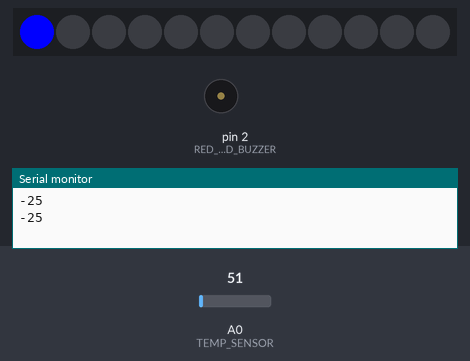
Recording of a sketch running on a simulated Arduino Uno, built with avr-gcc and run on an emulated ATmega328P. On the bench: 12 RGB LEDs in strip order, left to right, buzzer (waves = sounding, pin HIGH), the last lines printed to the serial monitor. Inputs (shaded band) come from the test bench; at power-on: A0 (TEMP_SENSOR) = 51.

Above: at 1.8 s.
1.9 s: A0 (TEMP_SENSOR) set to 25
3.4 s: A0 (TEMP_SENSOR) set to 21
At 4.7 s:
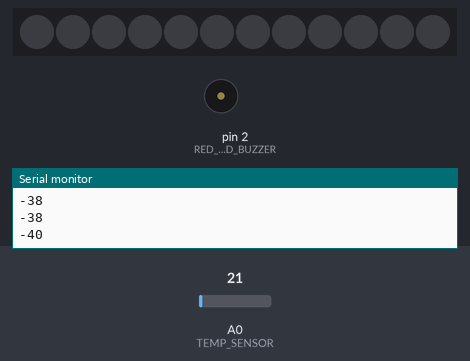
5.5 s: A0 (TEMP_SENSOR) set to 61
At 6.8 s:
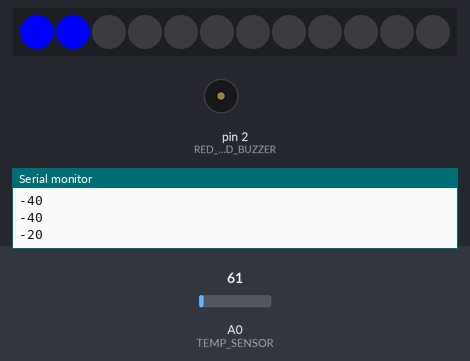
7.5 s: A0 (TEMP_SENSOR) set to 15
At 8.9 s:
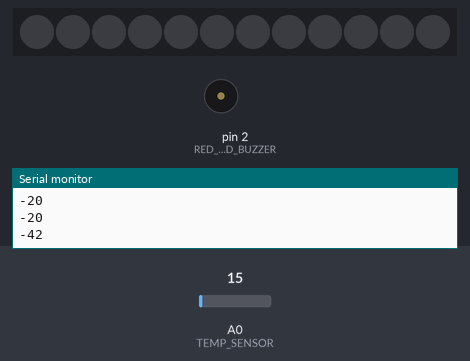
9.5 s: A0 (TEMP_SENSOR) set to 30
At 11.0 s:
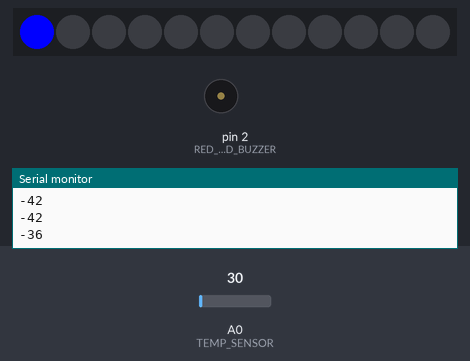
Timing chart, 0 to 12.5 s (numbered marks = the images above; inputs shaded):
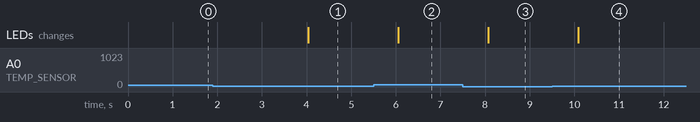

Measured:
- the behaviour switches between 23 and 22 on A0 (TEMP_SENSOR) (found by bisection; images 0 and 1)
- after the input at 3.4 s, the LEDs: change after 0.64 s (image 1)
- after the input at 5.5 s, the LEDs: change after 0.56 s (image 2)
- after the input at 7.5 s, the LEDs: change after 0.57 s (image 3)
- after the input at 9.5 s, the LEDs: change after 0.59 s (image 4)

The sketch:

e3.ino
```cpp
// (C) Henrik Lagrosen, János Litkei, Shiyao Xin; Group 35 (2024)
// Work package 4
// Exercise 3
// Submission code: 892561

/* ----------------------------- Include section ---------------------------- */

#include <Adafruit_NeoPixel.h> // include the Adafruit Neopixel library

/* ----------------------------- Define section ----------------------------- */

#define TEMP_SENSOR    A0            // define the pin of the temperature sensor
#define NEO_PIN        6             // define the pin of the Neopixels ring
#define NUMPIXELS      12            // define the number of pixels of the Neopixels ring
#define RED_LED_BUZZER 2             // define the pin of the red led and the buzzer
#define RING_COL       (0, 0, 255)   // define the color

/* -------------------------- Main program section -------------------------- */

// define an NeoPixel object
Adafruit_NeoPixel pixels(NUMPIXELS, NEO_PIN, NEO_GRB + NEO_KHZ800);

// define the setup function which runs once
void setup() {
    pinMode(RED_LED_BUZZER, OUTPUT);   // configure RED_LED_BUZZER as OUTPUT
    pixels.begin();                    // initialize the Neopixel pixels object
    pixels.show();                     // turn off all pixels
    Serial.begin(9600);                // start the serial communication
}

// define the loop function which runs repeatedly
void loop() {
    readTemp();    // read the temperature periodically
    delay(1000);   // Wait for 1000 millisecond(s)
}

// This function reads the temperature periiodically
void readTemp() {
    double value = analogRead(TEMP_SENSOR);     // retrieve the value from the temperature sensor
    int temp = map(value, 20, 358, -40, 125);   // map the retrieved value to the farenheit degree
    Serial.println(temp);                       // print out the temperature in the serial monitor
    lightLeds(temp);                     // light up the number of leds based on the temperature
    digitalWrite(RED_LED_BUZZER, LOW);   // turn off the red led
    if (temp == 125) {                   // when the temperature reaches highest - 125°c
        digitalWrite(RED_LED_BUZZER, HIGH);   // turn on the red led
    }
}

// This function lights up the number of leds based on the temperature
void lightLeds(int temp) {
    // store the temperature thresholds in an array
    int thresholds[] = {-40, -25, -10, 5, 20, 35, 50, 65, 80, 95, 110, 124, 125};
    // calculate the number of leds needed for the thresholds
    int numLeds = sizeof(thresholds) / sizeof(thresholds[0]) + 1;

    int ledOn = 0;   // define the number of led to be turned on
    // loop through the number of leds
    for (int i = 0; i < numLeds; i++) {
        if (temp <=
            thresholds[i]) {      // check if the temperature reaches certain threshold in the array
            turnOffLeds(ledOn);   // turn off unnecessary leds
            turnOnLeds(ledOn);    // turn on the right number of leds
            break;                // break out the loop
        }
        ledOn++;   // increment the number of turned-on led by 1
    }
}

// This function turns off leds
void turnOffLeds(int startIndex) {
    // loop through the leds which are needed to be turned off
    for (int i = startIndex; i < pixels.numPixels(); i++) {
        pixels.setPixelColor(i, 0);   // set the led no color
        pixels.show();                // update the status
    }
}

// This function turns on leds
void turnOnLeds(int ledNum) {
    // loop through the leds which are needed to be turned on
    for (int i = 0; i < ledNum; i++) {
        pixels.setPixelColor(i, RING_COL);   // set the led with colors
        pixels.show();                       // update the status
    }
}
```

e4.c
```cpp
// (C) Henrik Lagrosen, János Litkei, Shiyao Xin; Group 35 (2024)
// Work package 4
// Exercise 4
// Submission code: 892561

#include <stdio.h>   // include the standard input/output library

void sort(int number, int tab[]) {   // function to sort the array
    int temp;                        // temporary variable to store the value of the current element
    for (int i = 0; i < number; i++) {   // iterate through the array
        for (int j = i; j < number - 1;
             j++) {                      // iterate from the current element to the end of the array
            if (tab[j] > tab[j + 1]) {   // if the current element is greater than the next one
                temp =
                    tab[j];   // assign the value of the current element to the temporary variable
                tab[j] =
                    tab[j + 1];   // assign the value of the next element to the current element
                tab[j + 1] =
                    temp;   // assign the value of the temporary variable to the next element
            }
        }
    }
}

int search(int number, int tab[], int size) {   // function to search for a number in the array
    for (int i = 0; i < size; i++) {            // iterate through the array
        if (tab[i] == number) {                 // if the current element is equal to the number
            return i;                           // return the index of the current element
        }
    }
    return -1;   // if the number is not found, return -1
}

int main(void) {                                         // main function
    int test[] = {1, 2, 34, 5, 67, 3, 23, 12, 13, 10};   // test array

    printf("Unsorted array with indices:\n");
    int i = 0;                         // index variable
    int *p = test;                     // pointer to the first element of the array
    do {                               // iterate through the array...
        printf("%d: %d\n", i++, *p);   // print the current element
    } while ((++p - test) < 10);       // ...while the pointer is not at the end of the array

    printf("Searching for the number 23 in the array...\n");
    int res = search(23, test, 10);   // search for the number 23 in the array
    printf("Number found at: %d\n", res);

    sort(10, test);   // sort the array

    printf("Sorted array with indices:\n");
    i = 0;                             // index variable
    p = test;                          // pointer to the first element of the array
    do {                               // iterate through the array...
        printf("%d: %d\n", i++, *p);   // print the current element
    } while ((++p - test) < 10);       // ...while the pointer is not at the end of the array
}
```
